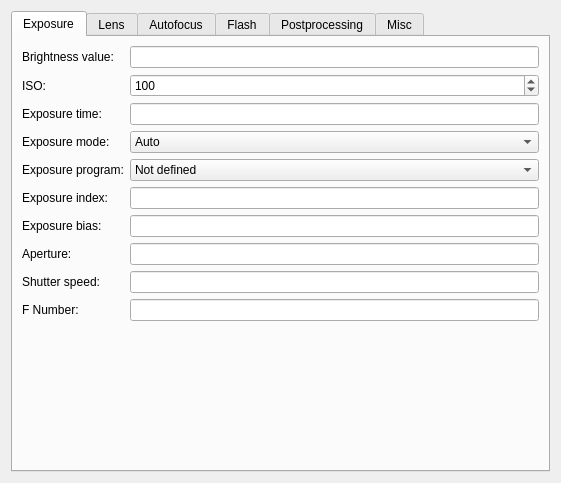
<ui version="4.0" >
 <class>Exif</class>
 <widget class="QWidget" name="Exif" >
  <property name="geometry" >
   <rect>
    <x>0</x>
    <y>0</y>
    <width>545</width>
    <height>483</height>
   </rect>
  </property>
  <layout class="QVBoxLayout" >
   <item>
    <widget class="QTabWidget" name="tabWidget" >
     <property name="currentIndex" >
      <number>0</number>
     </property>
     <widget class="QWidget" name="tab" >
      <attribute name="title" >
       <string>Exposure</string>
      </attribute>
      <layout class="QHBoxLayout" >
       <item>
        <layout class="QGridLayout" >
         <item row="0" column="0" >
          <widget class="QLabel" name="label" >
           <property name="text" >
            <string>Brightness value:</string>
           </property>
           <property name="buddy" >
            <cstring>editBrightnessValue</cstring>
           </property>
          </widget>
         </item>
         <item row="0" column="1" >
          <widget class="QLineEdit" name="editBrightnessValue" />
         </item>
         <item row="1" column="0" >
          <widget class="QLabel" name="label_2" >
           <property name="text" >
            <string>ISO:</string>
           </property>
           <property name="buddy" >
            <cstring>editISO</cstring>
           </property>
          </widget>
         </item>
         <item row="1" column="1" >
          <widget class="QSpinBox" name="editISO" >
           <property name="maximum" >
            <number>3600</number>
           </property>
           <property name="singleStep" >
            <number>100</number>
           </property>
           <property name="value" >
            <number>100</number>
           </property>
          </widget>
         </item>
         <item row="2" column="0" >
          <widget class="QLabel" name="label_16" >
           <property name="text" >
            <string>Exposure time:</string>
           </property>
           <property name="buddy" >
            <cstring>editExposureTime</cstring>
           </property>
          </widget>
         </item>
         <item row="2" column="1" >
          <widget class="QLineEdit" name="editExposureTime" />
         </item>
         <item row="3" column="0" >
          <widget class="QLabel" name="label_3" >
           <property name="text" >
            <string>Exposure mode:</string>
           </property>
           <property name="buddy" >
            <cstring>editExposureMode</cstring>
           </property>
          </widget>
         </item>
         <item row="3" column="1" >
          <widget class="QComboBox" name="editExposureMode" >
           <item>
            <property name="text" >
             <string>Auto</string>
            </property>
           </item>
           <item>
            <property name="text" >
             <string>Manual</string>
            </property>
           </item>
           <item>
            <property name="text" >
             <string>Auto bracket</string>
            </property>
           </item>
          </widget>
         </item>
         <item row="4" column="0" >
          <widget class="QLabel" name="label_14" >
           <property name="text" >
            <string>Exposure program:</string>
           </property>
           <property name="buddy" >
            <cstring>editExposureProgram</cstring>
           </property>
          </widget>
         </item>
         <item row="4" column="1" >
          <widget class="QComboBox" name="editExposureProgram" >
           <item>
            <property name="text" >
             <string>Not defined</string>
            </property>
           </item>
           <item>
            <property name="text" >
             <string>Manual</string>
            </property>
           </item>
           <item>
            <property name="text" >
             <string>Normal program</string>
            </property>
           </item>
           <item>
            <property name="text" >
             <string>Aperture priority</string>
            </property>
           </item>
           <item>
            <property name="text" >
             <string>Shutter priority</string>
            </property>
           </item>
           <item>
            <property name="text" >
             <string>Creative program</string>
            </property>
           </item>
           <item>
            <property name="text" >
             <string>Action program</string>
            </property>
           </item>
           <item>
            <property name="text" >
             <string>Portrait mode</string>
            </property>
           </item>
           <item>
            <property name="text" >
             <string>Landscape mode</string>
            </property>
           </item>
          </widget>
         </item>
         <item row="5" column="0" >
          <widget class="QLabel" name="label_7" >
           <property name="text" >
            <string>Exposure index:</string>
           </property>
           <property name="buddy" >
            <cstring>editExposureIndex</cstring>
           </property>
          </widget>
         </item>
         <item row="5" column="1" >
          <widget class="QLineEdit" name="editExposureIndex" />
         </item>
         <item row="6" column="0" >
          <widget class="QLabel" name="label_10" >
           <property name="text" >
            <string>Exposure bias:</string>
           </property>
           <property name="buddy" >
            <cstring>editExposureBiasValue</cstring>
           </property>
          </widget>
         </item>
         <item row="6" column="1" >
          <widget class="QLineEdit" name="editExposureBiasValue" />
         </item>
         <item row="7" column="0" >
          <widget class="QLabel" name="label_9" >
           <property name="text" >
            <string>Aperture:</string>
           </property>
           <property name="buddy" >
            <cstring>editApertureValue</cstring>
           </property>
          </widget>
         </item>
         <item row="7" column="1" >
          <widget class="QLineEdit" name="editApertureValue" />
         </item>
         <item row="8" column="0" >
          <widget class="QLabel" name="label_8" >
           <property name="text" >
            <string>Shutter speed:</string>
           </property>
           <property name="buddy" >
            <cstring>editShutterSpeedValue</cstring>
           </property>
          </widget>
         </item>
         <item row="8" column="1" >
          <widget class="QLineEdit" name="editShutterSpeedValue" />
         </item>
         <item row="9" column="0" >
          <widget class="QLabel" name="label_25" >
           <property name="text" >
            <string>F Number:</string>
           </property>
           <property name="buddy" >
            <cstring>editFNumber</cstring>
           </property>
          </widget>
         </item>
         <item row="9" column="1" >
          <widget class="QLineEdit" name="editFNumber" />
         </item>
         <item row="10" column="0" colspan="2" >
          <spacer>
           <property name="orientation" >
            <enum>Qt::Vertical</enum>
           </property>
           <property name="sizeHint" >
            <size>
             <width>517</width>
             <height>51</height>
            </size>
           </property>
          </spacer>
         </item>
        </layout>
       </item>
      </layout>
     </widget>
     <widget class="QWidget" name="tab_2" >
      <attribute name="title" >
       <string>Lens</string>
      </attribute>
      <layout class="QHBoxLayout" >
       <item>
        <layout class="QGridLayout" >
         <item row="0" column="0" >
          <widget class="QLabel" name="label_6" >
           <property name="text" >
            <string>Focal length:</string>
           </property>
           <property name="buddy" >
            <cstring>editFocalLength</cstring>
           </property>
          </widget>
         </item>
         <item row="0" column="1" >
          <widget class="QSpinBox" name="editFocalLength" >
           <property name="maximum" >
            <number>1000</number>
           </property>
           <property name="singleStep" >
            <number>1</number>
           </property>
           <property name="value" >
            <number>35</number>
           </property>
          </widget>
         </item>
         <item row="1" column="0" >
          <widget class="QLabel" name="label_5" >
           <property name="text" >
            <string>Focal length (35mm equivalent):</string>
           </property>
           <property name="buddy" >
            <cstring>editFocalLengthIn35mmFilm</cstring>
           </property>
          </widget>
         </item>
         <item row="1" column="1" >
          <widget class="QSpinBox" name="editFocalLengthIn35mmFilm" >
           <property name="maximum" >
            <number>1000</number>
           </property>
           <property name="singleStep" >
            <number>1</number>
           </property>
           <property name="value" >
            <number>35</number>
           </property>
          </widget>
         </item>
         <item row="2" column="0" >
          <widget class="QLabel" name="label_12" >
           <property name="text" >
            <string>Max aperture:</string>
           </property>
           <property name="buddy" >
            <cstring>editMaxApertureValue</cstring>
           </property>
          </widget>
         </item>
         <item row="2" column="1" >
          <widget class="QLineEdit" name="editMaxApertureValue" />
         </item>
         <item row="3" column="0" colspan="2" >
          <spacer>
           <property name="orientation" >
            <enum>Qt::Vertical</enum>
           </property>
           <property name="sizeHint" >
            <size>
             <width>517</width>
             <height>101</height>
            </size>
           </property>
          </spacer>
         </item>
        </layout>
       </item>
      </layout>
     </widget>
     <widget class="QWidget" name="tab_3" >
      <attribute name="title" >
       <string>Autofocus</string>
      </attribute>
      <layout class="QHBoxLayout" >
       <item>
        <layout class="QGridLayout" >
         <item row="0" column="0" >
          <widget class="QLabel" name="label_17" >
           <property name="text" >
            <string>Subject distance:</string>
           </property>
           <property name="buddy" >
            <cstring>editSubjectDistance</cstring>
           </property>
          </widget>
         </item>
         <item row="0" column="1" >
          <widget class="QLineEdit" name="editSubjectDistance" />
         </item>
         <item row="1" column="0" >
          <widget class="QLabel" name="label_11" >
           <property name="text" >
            <string>Metering mode:</string>
           </property>
           <property name="buddy" >
            <cstring>editMeteringMode</cstring>
           </property>
          </widget>
         </item>
         <item row="1" column="1" >
          <widget class="QComboBox" name="editMeteringMode" >
           <item>
            <property name="text" >
             <string>Unknown</string>
            </property>
           </item>
           <item>
            <property name="text" >
             <string>Average</string>
            </property>
           </item>
           <item>
            <property name="text" >
             <string>Center weighted average</string>
            </property>
           </item>
           <item>
            <property name="text" >
             <string>Spot</string>
            </property>
           </item>
           <item>
            <property name="text" >
             <string>Multi spot</string>
            </property>
           </item>
           <item>
            <property name="text" >
             <string>Pattern</string>
            </property>
           </item>
           <item>
            <property name="text" >
             <string>Partial</string>
            </property>
           </item>
           <item>
            <property name="text" >
             <string>Other</string>
            </property>
           </item>
          </widget>
         </item>
         <item row="2" column="0" >
          <widget class="QLabel" name="label_24" >
           <property name="text" >
            <string>Distance range:</string>
           </property>
           <property name="buddy" >
            <cstring>editSubjectDistanceRange</cstring>
           </property>
          </widget>
         </item>
         <item row="2" column="1" >
          <widget class="QComboBox" name="editSubjectDistanceRange" >
           <item>
            <property name="text" >
             <string>Unknown</string>
            </property>
           </item>
           <item>
            <property name="text" >
             <string>Macro</string>
            </property>
           </item>
           <item>
            <property name="text" >
             <string>Close view</string>
            </property>
           </item>
           <item>
            <property name="text" >
             <string>Distant view</string>
            </property>
           </item>
          </widget>
         </item>
         <item row="3" column="0" colspan="2" >
          <spacer>
           <property name="orientation" >
            <enum>Qt::Vertical</enum>
           </property>
           <property name="sizeHint" >
            <size>
             <width>517</width>
             <height>151</height>
            </size>
           </property>
          </spacer>
         </item>
        </layout>
       </item>
      </layout>
     </widget>
     <widget class="QWidget" name="tab_6" >
      <attribute name="title" >
       <string>Flash</string>
      </attribute>
      <layout class="QHBoxLayout" >
       <item>
        <layout class="QGridLayout" >
         <item row="0" column="0" colspan="2" >
          <widget class="QCheckBox" name="editFlashFired" >
           <property name="text" >
            <string>Fired</string>
           </property>
          </widget>
         </item>
         <item row="1" column="0" >
          <widget class="QLabel" name="label_22" >
           <property name="text" >
            <string>Strobe return:</string>
           </property>
           <property name="buddy" >
            <cstring>editStrobeReturn</cstring>
           </property>
          </widget>
         </item>
         <item row="1" column="1" >
          <widget class="QComboBox" name="editStrobeReturn" >
           <item>
            <property name="text" >
             <string>No strobe return detection</string>
            </property>
           </item>
           <item>
            <property name="text" >
             <string>Undefined</string>
            </property>
           </item>
           <item>
            <property name="text" >
             <string>No strobe return light detected</string>
            </property>
           </item>
           <item>
            <property name="text" >
             <string>Strobe return light detected</string>
            </property>
           </item>
          </widget>
         </item>
         <item row="2" column="0" >
          <widget class="QLabel" name="label_21" >
           <property name="text" >
            <string>Mode:</string>
           </property>
           <property name="buddy" >
            <cstring>editFlashMode</cstring>
           </property>
          </widget>
         </item>
         <item row="2" column="1" >
          <widget class="QComboBox" name="editFlashMode" >
           <item>
            <property name="text" >
             <string>Unknown</string>
            </property>
           </item>
           <item>
            <property name="text" >
             <string>Compulsory flash fired</string>
            </property>
           </item>
           <item>
            <property name="text" >
             <string>Compulsory flash suppression</string>
            </property>
           </item>
           <item>
            <property name="text" >
             <string>Auto mode</string>
            </property>
           </item>
          </widget>
         </item>
         <item row="3" column="0" colspan="2" >
          <widget class="QCheckBox" name="editFlashFunction" >
           <property name="text" >
            <string>Function</string>
           </property>
          </widget>
         </item>
         <item row="4" column="0" colspan="2" >
          <widget class="QCheckBox" name="editFlashRedEyeMode" >
           <property name="text" >
            <string>Red-eye removal</string>
           </property>
          </widget>
         </item>
         <item row="5" column="0" >
          <widget class="QLabel" name="label_23" >
           <property name="text" >
            <string>Flash energy:</string>
           </property>
           <property name="buddy" >
            <cstring>editFlashEnergy</cstring>
           </property>
          </widget>
         </item>
         <item row="5" column="1" >
          <widget class="QLineEdit" name="editFlashEnergy" />
         </item>
         <item row="6" column="0" colspan="2" >
          <spacer>
           <property name="orientation" >
            <enum>Qt::Vertical</enum>
           </property>
           <property name="sizeHint" >
            <size>
             <width>517</width>
             <height>91</height>
            </size>
           </property>
          </spacer>
         </item>
        </layout>
       </item>
      </layout>
     </widget>
     <widget class="QWidget" name="tab_5" >
      <attribute name="title" >
       <string>Postprocessing</string>
      </attribute>
      <layout class="QHBoxLayout" >
       <item>
        <layout class="QGridLayout" >
         <item row="0" column="0" >
          <widget class="QLabel" name="label_13" >
           <property name="text" >
            <string>Gain control:</string>
           </property>
           <property name="buddy" >
            <cstring>editGainControl</cstring>
           </property>
          </widget>
         </item>
         <item row="0" column="1" >
          <widget class="QComboBox" name="editGainControl" >
           <property name="sizePolicy" >
            <sizepolicy vsizetype="Fixed" hsizetype="Preferred" >
             <horstretch>1</horstretch>
             <verstretch>0</verstretch>
            </sizepolicy>
           </property>
           <item>
            <property name="text" >
             <string>None</string>
            </property>
           </item>
           <item>
            <property name="text" >
             <string>Low gain up</string>
            </property>
           </item>
           <item>
            <property name="text" >
             <string>High gain up</string>
            </property>
           </item>
           <item>
            <property name="text" >
             <string>Low gain down</string>
            </property>
           </item>
           <item>
            <property name="text" >
             <string>High gain down</string>
            </property>
           </item>
          </widget>
         </item>
         <item row="1" column="0" >
          <widget class="QLabel" name="label_15" >
           <property name="text" >
            <string>Light source:</string>
           </property>
           <property name="buddy" >
            <cstring>editLightSource</cstring>
           </property>
          </widget>
         </item>
         <item row="1" column="1" >
          <widget class="QComboBox" name="editLightSource" >
           <item>
            <property name="text" >
             <string>Unknown</string>
            </property>
           </item>
           <item>
            <property name="text" >
             <string>Daylight</string>
            </property>
           </item>
           <item>
            <property name="text" >
             <string>Fluorescent</string>
            </property>
           </item>
           <item>
            <property name="text" >
             <string>Tungsten</string>
            </property>
           </item>
           <item>
            <property name="text" >
             <string>Flash</string>
            </property>
           </item>
           <item>
            <property name="text" >
             <string>Undefined</string>
            </property>
           </item>
           <item>
            <property name="text" >
             <string>Undefined</string>
            </property>
           </item>
           <item>
            <property name="text" >
             <string>Undefined</string>
            </property>
           </item>
           <item>
            <property name="text" >
             <string>Undefined</string>
            </property>
           </item>
           <item>
            <property name="text" >
             <string>Fine weather</string>
            </property>
           </item>
           <item>
            <property name="text" >
             <string>Cloudy weather</string>
            </property>
           </item>
           <item>
            <property name="text" >
             <string>Shade</string>
            </property>
           </item>
           <item>
            <property name="text" >
             <string>Daylight fluorescent (D5700 - 7100K)</string>
            </property>
           </item>
           <item>
            <property name="text" >
             <string>Day white fluorescent (N4600 - 5400K)</string>
            </property>
           </item>
           <item>
            <property name="text" >
             <string>Cool white fluorescent (W3900 - 4500K)</string>
            </property>
           </item>
           <item>
            <property name="text" >
             <string>White fluorescent (WW 3200 - 3700K)</string>
            </property>
           </item>
           <item>
            <property name="text" >
             <string>Undefined</string>
            </property>
           </item>
           <item>
            <property name="text" >
             <string>Standard light A</string>
            </property>
           </item>
           <item>
            <property name="text" >
             <string>Standard light B</string>
            </property>
           </item>
           <item>
            <property name="text" >
             <string>Standard light C</string>
            </property>
           </item>
           <item>
            <property name="text" >
             <string>D55</string>
            </property>
           </item>
           <item>
            <property name="text" >
             <string>D65</string>
            </property>
           </item>
           <item>
            <property name="text" >
             <string>D75</string>
            </property>
           </item>
           <item>
            <property name="text" >
             <string>D50</string>
            </property>
           </item>
           <item>
            <property name="text" >
             <string>ISO studio tungsten</string>
            </property>
           </item>
           <item>
            <property name="text" >
             <string>other</string>
            </property>
           </item>
          </widget>
         </item>
         <item row="2" column="0" >
          <widget class="QLabel" name="label_18" >
           <property name="text" >
            <string>Sharpness:</string>
           </property>
           <property name="buddy" >
            <cstring>editSharpness</cstring>
           </property>
          </widget>
         </item>
         <item row="2" column="1" >
          <widget class="QComboBox" name="editSharpness" >
           <item>
            <property name="text" >
             <string>Normal</string>
            </property>
           </item>
           <item>
            <property name="text" >
             <string>Soft</string>
            </property>
           </item>
           <item>
            <property name="text" >
             <string>Hard</string>
            </property>
           </item>
          </widget>
         </item>
         <item row="3" column="0" >
          <widget class="QLabel" name="label_20" >
           <property name="text" >
            <string>Contrast:</string>
           </property>
           <property name="buddy" >
            <cstring>editContrast</cstring>
           </property>
          </widget>
         </item>
         <item row="3" column="1" >
          <widget class="QComboBox" name="editContrast" >
           <item>
            <property name="text" >
             <string>Normal</string>
            </property>
           </item>
           <item>
            <property name="text" >
             <string>Soft</string>
            </property>
           </item>
           <item>
            <property name="text" >
             <string>Hard</string>
            </property>
           </item>
          </widget>
         </item>
         <item row="4" column="0" >
          <widget class="QLabel" name="label_28" >
           <property name="text" >
            <string>White balance:</string>
           </property>
           <property name="buddy" >
            <cstring>editWhiteBalance</cstring>
           </property>
          </widget>
         </item>
         <item row="4" column="1" >
          <widget class="QComboBox" name="editWhiteBalance" >
           <item>
            <property name="text" >
             <string>Auto</string>
            </property>
           </item>
           <item>
            <property name="text" >
             <string>Custom</string>
            </property>
           </item>
          </widget>
         </item>
         <item row="5" column="0" colspan="2" >
          <spacer>
           <property name="orientation" >
            <enum>Qt::Vertical</enum>
           </property>
           <property name="sizeHint" >
            <size>
             <width>517</width>
             <height>91</height>
            </size>
           </property>
          </spacer>
         </item>
        </layout>
       </item>
      </layout>
     </widget>
     <widget class="QWidget" name="tab_4" >
      <attribute name="title" >
       <string>Misc</string>
      </attribute>
      <layout class="QHBoxLayout" >
       <item>
        <layout class="QGridLayout" >
         <item row="0" column="0" >
          <widget class="QLabel" name="label_4" >
           <property name="text" >
            <string>Scene capture type:</string>
           </property>
           <property name="buddy" >
            <cstring>editSceneCaptureType</cstring>
           </property>
          </widget>
         </item>
         <item row="0" column="1" >
          <widget class="QComboBox" name="editSceneCaptureType" >
           <item>
            <property name="text" >
             <string>Standard</string>
            </property>
           </item>
           <item>
            <property name="text" >
             <string>Landscape</string>
            </property>
           </item>
           <item>
            <property name="text" >
             <string>Portrait</string>
            </property>
           </item>
           <item>
            <property name="text" >
             <string>Night scene</string>
            </property>
           </item>
          </widget>
         </item>
         <item row="1" column="0" >
          <widget class="QLabel" name="label_19" >
           <property name="text" >
            <string>Maker:</string>
           </property>
           <property name="buddy" >
            <cstring>editMake</cstring>
           </property>
          </widget>
         </item>
         <item row="1" column="1" >
          <widget class="QLineEdit" name="editMake" />
         </item>
         <item row="2" column="0" >
          <widget class="QLabel" name="label_26" >
           <property name="text" >
            <string>Model:</string>
           </property>
           <property name="buddy" >
            <cstring>editModel</cstring>
           </property>
          </widget>
         </item>
         <item row="2" column="1" >
          <widget class="QLineEdit" name="editModel" />
         </item>
         <item row="3" column="0" >
          <widget class="QLabel" name="label_27" >
           <property name="text" >
            <string>Sensing method type:</string>
           </property>
           <property name="buddy" >
            <cstring>editSensingMethod</cstring>
           </property>
          </widget>
         </item>
         <item row="3" column="1" >
          <widget class="QComboBox" name="editSensingMethod" >
           <item>
            <property name="text" >
             <string>Not Defined</string>
            </property>
           </item>
           <item>
            <property name="text" >
             <string>Not Defined</string>
            </property>
           </item>
           <item>
            <property name="text" >
             <string>One-chip color area sensor</string>
            </property>
           </item>
           <item>
            <property name="text" >
             <string>Two-chip color area sensor</string>
            </property>
           </item>
           <item>
            <property name="text" >
             <string>Three-chip color area sensor</string>
            </property>
           </item>
           <item>
            <property name="text" >
             <string>Color sequential area sensor</string>
            </property>
           </item>
           <item>
            <property name="text" >
             <string>Trilinear sensor</string>
            </property>
           </item>
           <item>
            <property name="text" >
             <string>Color sequential linear sensor</string>
            </property>
           </item>
          </widget>
         </item>
         <item row="4" column="0" colspan="2" >
          <spacer>
           <property name="orientation" >
            <enum>Qt::Vertical</enum>
           </property>
           <property name="sizeHint" >
            <size>
             <width>517</width>
             <height>71</height>
            </size>
           </property>
          </spacer>
         </item>
        </layout>
       </item>
      </layout>
     </widget>
    </widget>
   </item>
  </layout>
 </widget>
 <resources/>
 <connections/>
</ui>
